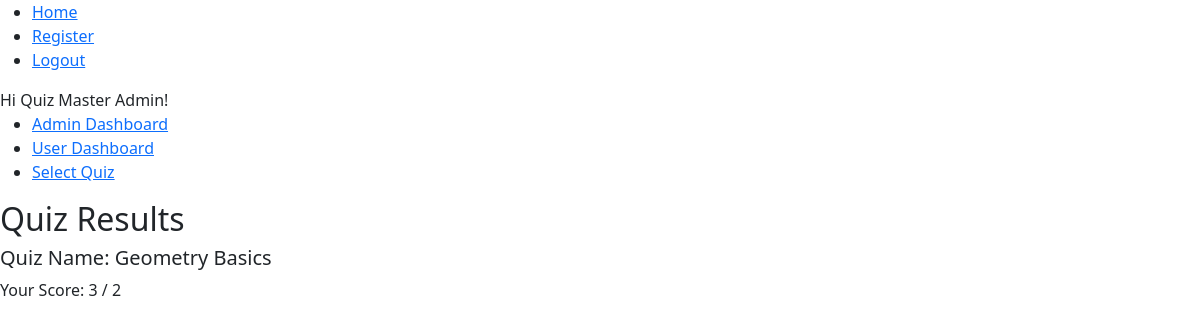
/quiz_results/2 (signed in), run on an earlier commit of the app's database.
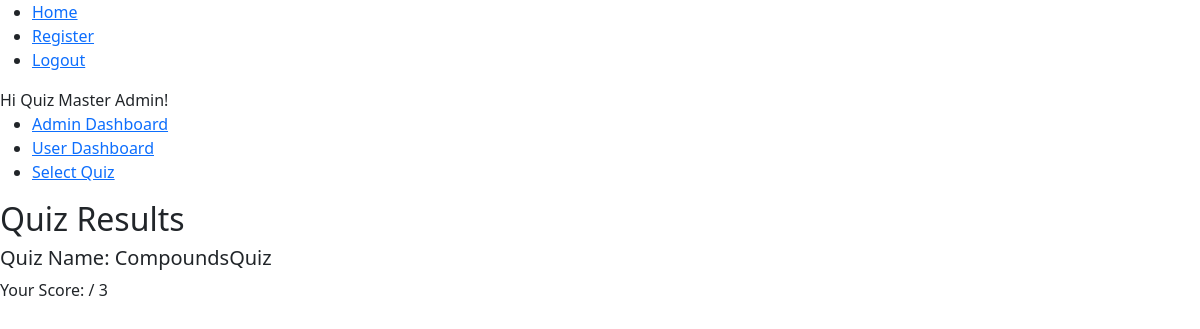
And on a later commit of the database.
### app/models.py (models this page shows)
class Quiz(db.Model):
    id = db.Column(db.Integer, primary_key=True)
    name = db.Column(db.String(100), nullable=False)
    date_of_quiz = db.Column(db.DateTime)
    time_duration = db.Column(db.Integer, default = 0)
    chapter_id = db.Column(db.Integer,db.ForeignKey('chapter.id'), nullable=False)
    questions = db.relationship('Question', backref='quiz', lazy=True)

class Score(db.Model):
    id = db.Column(db.Integer, primary_key=True)
    total_scored = db.Column(db.Integer, nullable=False)
    timestamp = db.Column(db.DateTime, default=db.func.current_timestamp())
    quiz_id = db.Column(db.Integer,db.ForeignKey('quiz.id'), nullable=False)
    user_id = db.Column(db.Integer, db.ForeignKey('user.id'),nullable=False)

### app/routes.py (the view)
@app.route("/quiz_results/<int:quiz_id>")
@login_required
def quiz_results(quiz_id):
    quiz = Quiz.query.get_or_404(quiz_id)
    score = Score.query.filter_by(
        user_id=current_user.id,
        quiz_id=quiz_id
    ).order_by(Score.id.desc()).first()
    return render_template("user/quiz_results.html", quiz=quiz, score=score)

### app/routes.py (called while the page is built)
@login_manager.user_loader
def load_user(user_id):
    return User.query.get(user_id)

### app/templates/user/quiz_results.html (shortened to what this page needs)
{% extends 'layout.html' %}
{% block content %}
    <h2>Quiz Results</h2>
    <div>
        <h5>Quiz Name: {{quiz.name}} </h5>
        <div>Your Score: {{ score.total_scored }} / {{ quiz.questions|length }}</div>
    </div>
{% endblock %}

What changed in the data, as far as the page shows it:
no longer on this page (row edited): Score: total_scored "3"
changed Quiz: name "Geometry Basics" → "CompoundsQuiz"
Also different on the page:
{{ quiz.questions|length }}: "2" → "3"
